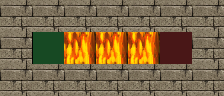

The image is a tile-based game level rendered from a .tmx file. Its description and complete source (layers, tilesets, objects, tile grids) follow:
An orthogonal 7x3 tile map with 32x32 px tiles, 4 tile layers (Road, Trap, Wall, Utility), 4 tilesets.

<map version="1.2" tiledversion="1.2.0" orientation="orthogonal" renderorder="right-down" width="7" height="3" tilewidth="32" tileheight="32" infinite="0" nextlayerid="13" nextobjectid="1">
 <tileset firstgid="1" source="tilesets/meta.tsx" />
 <tileset firstgid="3" source="tilesets/road.tsx" />
 <tileset firstgid="4" source="tilesets/traps.tsx" />
 <tileset firstgid="196" source="tilesets/wallsandroofs.tsx" />
 <layer id="9" name="Road" width="7" height="3">
  <data encoding="csv">
3,3,3,3,3,3,3,
3,3,3,3,3,3,3,
3,3,3,3,3,3,3
</data>
 </layer>
 <layer id="10" name="Trap" width="7" height="3">
  <data encoding="csv">
0,0,0,0,0,0,0,
0,0,163,163,163,0,0,
0,0,0,0,0,0,0
</data>
 </layer>
 <layer id="11" name="Wall" width="7" height="3">
  <data encoding="csv">
263,263,263,263,263,263,263,
263,0,0,0,0,0,263,
263,263,263,263,263,263,263
</data>
 </layer>
 <layer id="12" name="Utility" width="7" height="3">
  <data encoding="csv">
0,0,0,0,0,0,0,
0,2,0,0,0,1,0,
0,0,0,0,0,0,0
</data>
 </layer>
</map>
